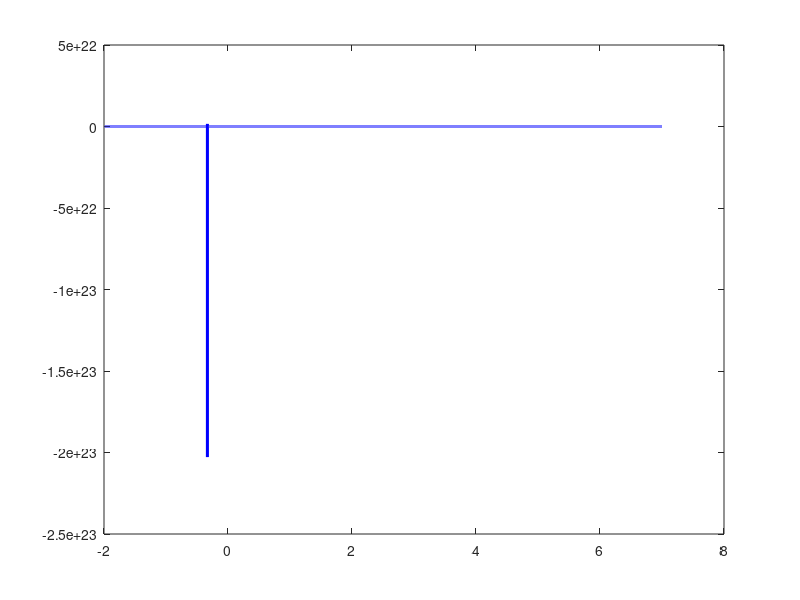

Here is the MATLAB script that generated this plot: (Note: this script raises an error after producing the figure.)
% 2b) Plotting the function f(x) to identify roots

clear; clc; close all; % Clear workspace, command window, and close figures

% Define the function f(x)
f = @(x) 61*x - ((x.^2 + x + 0.03) ./ (3*x + 1)).^7 - 20*x.*exp(-x);

% Generate x-values for plotting in the range [-3, 7] with 100,000 points
x = linspace(-2, 7, 100000);

% Compute y-values using the function
y = f(x);

% Create a figure for the plot
figure;
plot(x, y, 'b', 'LineWidth', 2); % Plot f(x) with a blue line and increased thickness
hold on;

% Add a horizontal reference line at y = 0 to indicate root locations
yline(0, 'k--'); % Dashed black line at y = 0

% Label the axes
xlabel('x'); % x-axis label
ylabel('f(x)'); % y-axis label

% Adjust y-axis limits for better visibility
ylim([-100, 250]);

title('Plot of f(x) to Identify Roots');

grid on;
hold off;
